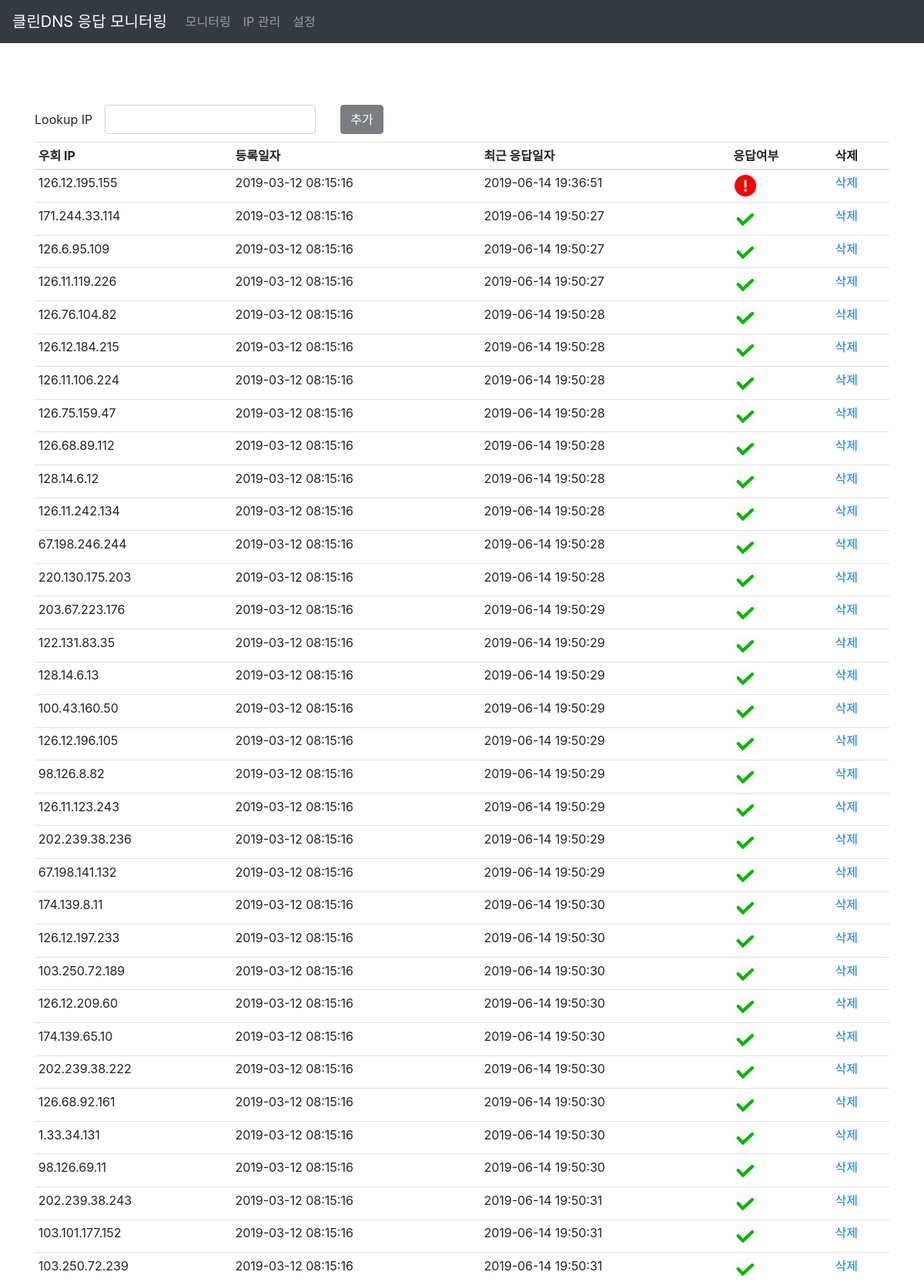
/ipmgnt (upper part), run on the app's committed database.
### app.py (models this page shows, shortened)
class Post(db.Model):
    __table_name__ = 'post'
    id = db.Column(db.Integer, primary_key=True)
    server = db.Column(db.String(20), unique=True, nullable=False)
    status = db.Column(db.Text)
    reg_date = db.Column(db.DateTime, default=datetime.now())
    resp_date = db.Column(db.DateTime, default=datetime.now())

### app.py (the view)
@app.route('/ipmgnt')
def ipmgnt():
    posts = Post.query.order_by("status").all()
    return render_template('ipmgnt.html', posts=posts, title=u'IP 관리')

### templates/ipmgnt.html (shortened to what this page needs)
{% extends 'layout.html' %}
{% block content %}
<div class="container">
    <div class="row">
        <div class="col">
            <form id="ipform" class="form-inline ip_form" action="{{ url_for('add') }}" method="POST">
                <div class="form-group">
                    <label for="ipaddress">Lookup IP</label>
                    <input type="text" id="ipaddress" name="ip" class="form-control mx-sm-3" required>
                    <div class="mx-sm-3">
                        <button type="submit" id="add_ip" class="btn btn-dark float-right" disabled="true">추가</button>
                    </div>
                </div>
            </form>
        </div>
    </div>
</div>
<div class="container">
    <div class="row">
        <div class="col">
            <table class="table table-sm ipmgnt_table">
                <thead>
                <tr>
                    <th scope="col">우회 IP</th>
                    <th scope="col">등록일자</th>
                    <th scope="col">최근 응답일자</th>
                    <th scope="col">응답여부</th>
                    <th scope="col">삭제</th>
                </tr>
                </thead>
                <tbody>
                {% for post in posts %}
                <tr>
                    <td>{{ post.server }}</td>
                    <td>{{ post.reg_date.strftime('%Y-%m-%d %H:%M:%S') }}</td>
                    <td>{{ post.resp_date.strftime('%Y-%m-%d %H:%M:%S') }}</td>
                    <td>
                        {% if post.status == 'true' %}
                        <img class="rounded-circle mx-auto" src="{{ url_for('static', filename='green.png') }}"
                             width="32px" height="32px">
                        {% else %}
                        <img class="rounded-circle mx-auto" src="{{ url_for('static', filename='red.png') }}"
                             width="32px" height="32px">
                        {% endif %}
                    </td>
                    <td><a href="{{ url_for('delete', id=post.id) }}">삭제</a></td>
                </tr>
                {% endfor %}
                </tbody>
            </table>
        </div>
    </div>
</div>
{% endblock %}

### static/layout.css (style rules this page uses)
html { position: relative; min-height: 100%; }
body { padding-top: 56px; }
.ip_form { padding-top: 80px; }
.ipmgnt_table { margin-top: 10px; }

### data on the page
Post: server "126.12.195.155", reg_date "2019-03-12 08:15:16", resp_date "2019-06-14 19:36:51"
Post: server "171.244.33.114", reg_date "2019-03-12 08:15:16", resp_date "2019-06-14 19:50:27"
Post: server "126.6.95.109", reg_date "2019-03-12 08:15:16", resp_date "2019-06-14 19:50:27"
Post: server "126.11.119.226", reg_date "2019-03-12 08:15:16", resp_date "2019-06-14 19:50:27"
Post: server "126.76.104.82", reg_date "2019-03-12 08:15:16", resp_date "2019-06-14 19:50:28"
Post: server "126.12.184.215", reg_date "2019-03-12 08:15:16", resp_date "2019-06-14 19:50:28"
Post: server "126.11.106.224", reg_date "2019-03-12 08:15:16", resp_date "2019-06-14 19:50:28"
Post: server "126.75.159.47", reg_date "2019-03-12 08:15:16", resp_date "2019-06-14 19:50:28"
Post: server "126.68.89.112", reg_date "2019-03-12 08:15:16", resp_date "2019-06-14 19:50:28"
Post: server "128.14.6.12", reg_date "2019-03-12 08:15:16", resp_date "2019-06-14 19:50:28"
Post: server "126.11.242.134", reg_date "2019-03-12 08:15:16", resp_date "2019-06-14 19:50:28"
Post: server "67.198.246.244", reg_date "2019-03-12 08:15:16", resp_date "2019-06-14 19:50:28"
Post: server "220.130.175.203", reg_date "2019-03-12 08:15:16", resp_date "2019-06-14 19:50:28"
Post: server "203.67.223.176", reg_date "2019-03-12 08:15:16", resp_date "2019-06-14 19:50:29"
Post: server "122.131.83.35", reg_date "2019-03-12 08:15:16", resp_date "2019-06-14 19:50:29"
Post: server "128.14.6.13", reg_date "2019-03-12 08:15:16", resp_date "2019-06-14 19:50:29"
Post: server "100.43.160.50", reg_date "2019-03-12 08:15:16", resp_date "2019-06-14 19:50:29"
Post: server "126.12.196.105", reg_date "2019-03-12 08:15:16", resp_date "2019-06-14 19:50:29"
Post: server "98.126.8.82", reg_date "2019-03-12 08:15:16", resp_date "2019-06-14 19:50:29"
Post: server "126.11.123.243", reg_date "2019-03-12 08:15:16", resp_date "2019-06-14 19:50:29"
Post: server "202.239.38.236", reg_date "2019-03-12 08:15:16", resp_date "2019-06-14 19:50:29"
Post: server "67.198.141.132", reg_date "2019-03-12 08:15:16", resp_date "2019-06-14 19:50:29"
Post: server "174.139.8.11", reg_date "2019-03-12 08:15:16", resp_date "2019-06-14 19:50:30"
Post: server "126.12.197.233", reg_date "2019-03-12 08:15:16", resp_date "2019-06-14 19:50:30"
Post: server "103.250.72.189", reg_date "2019-03-12 08:15:16", resp_date "2019-06-14 19:50:30"
Post: server "126.12.209.60", reg_date "2019-03-12 08:15:16", resp_date "2019-06-14 19:50:30"
Post: server "174.139.65.10", reg_date "2019-03-12 08:15:16", resp_date "2019-06-14 19:50:30"
Post: server "202.239.38.222", reg_date "2019-03-12 08:15:16", resp_date "2019-06-14 19:50:30"
Post: server "126.68.92.161", reg_date "2019-03-12 08:15:16", resp_date "2019-06-14 19:50:30"
Post: server "1.33.34.131", reg_date "2019-03-12 08:15:16", resp_date "2019-06-14 19:50:30"
Post: server "98.126.69.11", reg_date "2019-03-12 08:15:16", resp_date "2019-06-14 19:50:30"
Post: server "202.239.38.243", reg_date "2019-03-12 08:15:16", resp_date "2019-06-14 19:50:31"
Post: server "103.101.177.152", reg_date "2019-03-12 08:15:16", resp_date "2019-06-14 19:50:31"
Post: server "103.250.72.239", reg_date "2019-03-12 08:15:16", resp_date "2019-06-14 19:50:31"
